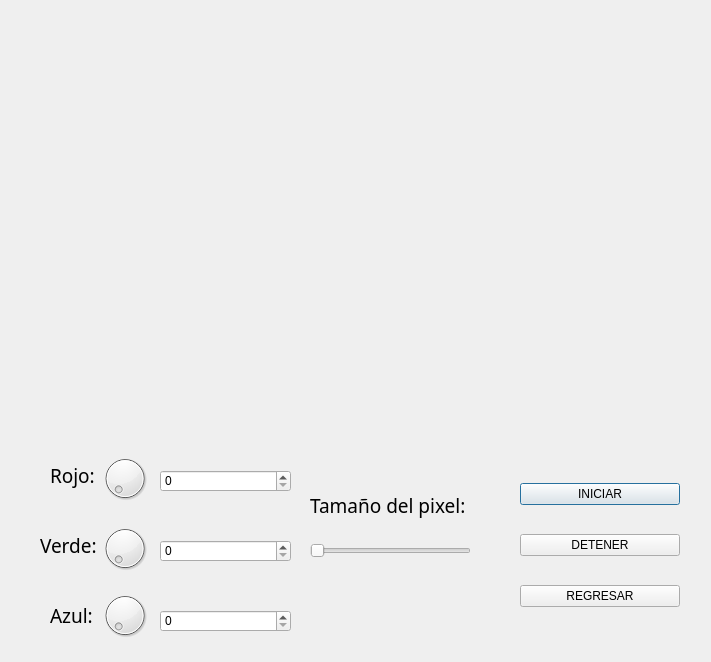
<?xml version="1.0" encoding="UTF-8"?>
<ui version="4.0">
 <class>PixelesMejorados</class>
 <widget class="QDialog" name="PixelesMejorados">
  <property name="geometry">
   <rect>
    <x>0</x>
    <y>0</y>
    <width>711</width>
    <height>662</height>
   </rect>
  </property>
  <property name="windowTitle">
   <string>Dialog</string>
  </property>
  <widget class="QLabel" name="label_3">
   <property name="geometry">
    <rect>
     <x>50</x>
     <y>600</y>
     <width>51</width>
     <height>31</height>
    </rect>
   </property>
   <property name="font">
    <font>
     <family>Bahnschrift</family>
     <pointsize>14</pointsize>
    </font>
   </property>
   <property name="text">
    <string>Azul:</string>
   </property>
  </widget>
  <widget class="QLabel" name="label">
   <property name="geometry">
    <rect>
     <x>50</x>
     <y>460</y>
     <width>51</width>
     <height>31</height>
    </rect>
   </property>
   <property name="font">
    <font>
     <family>Bahnschrift</family>
     <pointsize>14</pointsize>
    </font>
   </property>
   <property name="text">
    <string>Rojo:</string>
   </property>
  </widget>
  <widget class="QLabel" name="label_2">
   <property name="geometry">
    <rect>
     <x>40</x>
     <y>530</y>
     <width>61</width>
     <height>31</height>
    </rect>
   </property>
   <property name="font">
    <font>
     <family>Bahnschrift</family>
     <pointsize>14</pointsize>
    </font>
   </property>
   <property name="text">
    <string>Verde:</string>
   </property>
  </widget>
  <widget class="QWidget" name="verticalLayoutWidget">
   <property name="geometry">
    <rect>
     <x>520</x>
     <y>460</y>
     <width>160</width>
     <height>171</height>
    </rect>
   </property>
   <layout class="QVBoxLayout" name="verticalLayout">
    <item>
     <widget class="QPushButton" name="BotonIniciar">
      <property name="text">
       <string>INICIAR</string>
      </property>
     </widget>
    </item>
    <item>
     <widget class="QPushButton" name="BotonDetener">
      <property name="text">
       <string>DETENER</string>
      </property>
     </widget>
    </item>
    <item>
     <widget class="QPushButton" name="BotonSalir">
      <property name="text">
       <string>REGRESAR</string>
      </property>
     </widget>
    </item>
   </layout>
  </widget>
  <widget class="QSlider" name="horizontalSlider">
   <property name="geometry">
    <rect>
     <x>310</x>
     <y>540</y>
     <width>161</width>
     <height>22</height>
    </rect>
   </property>
   <property name="maximum">
    <number>10</number>
   </property>
   <property name="orientation">
    <enum>Qt::Horizontal</enum>
   </property>
  </widget>
  <widget class="QLabel" name="label_4">
   <property name="geometry">
    <rect>
     <x>310</x>
     <y>490</y>
     <width>161</width>
     <height>31</height>
    </rect>
   </property>
   <property name="font">
    <font>
     <family>Bahnschrift</family>
     <pointsize>14</pointsize>
    </font>
   </property>
   <property name="text">
    <string>Tamaño del pixel:</string>
   </property>
  </widget>
  <widget class="QDial" name="dialRojo">
   <property name="geometry">
    <rect>
     <x>100</x>
     <y>453</y>
     <width>50</width>
     <height>51</height>
    </rect>
   </property>
   <property name="maximum">
    <number>255</number>
   </property>
  </widget>
  <widget class="QDial" name="dialVerde">
   <property name="geometry">
    <rect>
     <x>100</x>
     <y>523</y>
     <width>50</width>
     <height>51</height>
    </rect>
   </property>
   <property name="maximum">
    <number>255</number>
   </property>
  </widget>
  <widget class="QDial" name="dialAzul">
   <property name="geometry">
    <rect>
     <x>100</x>
     <y>590</y>
     <width>50</width>
     <height>51</height>
    </rect>
   </property>
   <property name="maximum">
    <number>255</number>
   </property>
  </widget>
  <widget class="QSpinBox" name="spinBoxRojo">
   <property name="geometry">
    <rect>
     <x>160</x>
     <y>470</y>
     <width>131</width>
     <height>22</height>
    </rect>
   </property>
   <property name="maximum">
    <number>255</number>
   </property>
  </widget>
  <widget class="QSpinBox" name="spinBoxVerde">
   <property name="geometry">
    <rect>
     <x>160</x>
     <y>540</y>
     <width>131</width>
     <height>22</height>
    </rect>
   </property>
   <property name="maximum">
    <number>255</number>
   </property>
  </widget>
  <widget class="QSpinBox" name="spinBoxAzul">
   <property name="geometry">
    <rect>
     <x>160</x>
     <y>610</y>
     <width>131</width>
     <height>22</height>
    </rect>
   </property>
   <property name="maximum">
    <number>255</number>
   </property>
  </widget>
 </widget>
 <resources/>
 <connections>
  <connection>
   <sender>BotonSalir</sender>
   <signal>clicked()</signal>
   <receiver>PixelesMejorados</receiver>
   <slot>close()</slot>
   <hints>
    <hint type="sourcelabel">
     <x>514</x>
     <y>594</y>
    </hint>
    <hint type="destinationlabel">
     <x>648</x>
     <y>598</y>
    </hint>
   </hints>
  </connection>
 </connections>
</ui>
